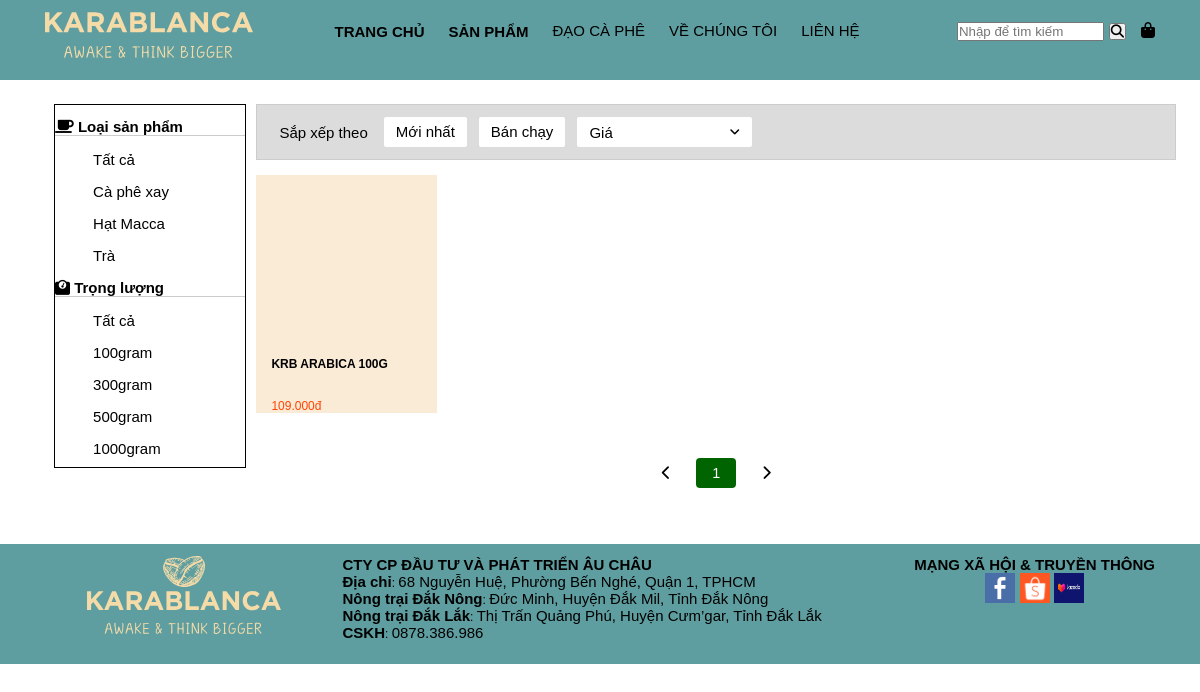
The page /Pages/ProductbyWord.php?str=ARA1 on the database its author committed.
### tables this page shows
CREATE TABLE `loaisp` (
  `maloaisp` varchar(10) NOT NULL COMMENT 'mã loại sản phẩm',
  `tenloaisp` text NOT NULL COMMENT 'tên loại sản phẩm'
);

CREATE TABLE `sanpham` (
  `masp` varchar(10) NOT NULL COMMENT 'mã sản phẩm',
  `tensp` varchar(100) NOT NULL COMMENT 'tên sản phẩm',
  `maloaisp` varchar(10) DEFAULT NULL COMMENT 'mã loại sản phẩm',
  `khoiluong` int(10) NOT NULL COMMENT 'khối lượng',
  `gia` int(50) NOT NULL COMMENT 'giá sản phẩm',
  `mota` text NOT NULL COMMENT 'mô tả về sản phẩm',
  `anhsp` text NOT NULL COMMENT 'ảnh của sản phẩm'
);

### Pages/ProductbyWord.php (the view, shortened to what this page needs)
<!DOCTYPE html>
<html lang="en">
<head>
    <link rel="stylesheet" href="../Styles/style.css">
</head>
<header>
    <?php
    include "../HeaderandFooter/header.php" ?>
</header>
<body>
    <?php
    $link = NULL;
    taoketnoi($link); ?>
    <?php
    $sql_loaisp = "SELECT * FROM loaisp ORDER BY maloaisp ASC";
    $lenh_loaisp = mysqli_query($link, $sql_loaisp);
    ?>
    <?php
    $sql_khoiluong = "SELECT DISTINCT * FROM (SELECT khoiluong FROM sanpham) AS A ORDER BY khoiluong ASC";
    $lenh_khoiluong = mysqli_query($link, $sql_khoiluong);
    ?>
    <div class="search__container">
        <div class="grid">
            <div class="grid__row search__content">
                <div class="grid__column-2">
                    <div class="category">
                        <h5 class="category__heading">
                            <i class="fa-solid fa-mug-saucer"></i>
                            Loại
                            sản phẩm
                        </h5>
                        <ul class="category-list">
                            <li class="category-item category-item">
                                <a href="./Product.php" class="category-item__link">Tất cả</a>
                            </li>
                            <?php while ($row_loaisp = mysqli_fetch_array($lenh_loaisp)) { ?>
                                <li class="category-item">
                                    <a href="./ProductbyType.php?title=<?php echo $row_loaisp['maloaisp'] ?>" class="category-item__link"><?php echo $row_loaisp['tenloaisp'] ?></a>
                                </li>
                            <?php } ?>
                        </ul>
                        <h5 class="category__heading">
                            <i class="fa-solid fa-weight-scale"></i>
                            Trọng lượng
                        </h5>
                        <ul class="category-list">
                            <li class="category-item category-item">
                                <a href="./Product.php" class="category-item__link">Tất cả</a>
                            </li>
                            <?php while ($row_khoiluong = mysqli_fetch_array($lenh_khoiluong)) { ?>
                                <li class="category-item">
                                    <a href="./ProductbyWeight.php?title=<?php echo $row_khoiluong['khoiluong'] ?>" class="category-item__link"><?php echo $row_khoiluong['khoiluong'] ?>gram</a>
                                </li>
                            <?php } ?>
                        </ul>
                    </div>
                </div>
                <div class="grid__column-10">
                    <div class="search-filter">
                        <span class="search-filter__label">Sắp xếp theo</span>
                        <a href="./ProductbyFilter.php?filter=date DESC"><button class="search-filter__btn"> Mới nhất
                            </button> </a>
                        <a href="./ProductbyFilter.php?filter=doanhso ASC"><button class="search-filter__btn">Bán chạy
                            </button> </a>
                        <div class="select-input">
                            <span class="select-input__label">Giá
                            </span>
                            <i class="select-input__icon fa-solid fa-angle-down"></i>
                        </div>
                    </div>
                    <div class="search-result">
                        <div class="grid_row">
                            <?php
                            $sosp1trang = 10;
                            if (isset($_GET['str'])) {
                                $mid = $_GET['str'];
                                if (!str_contains($mid, "page")) {
                                    $searchby = $mid;
                                    $trang = 1;
                                }
                                $from = ($trang - 1) * $sosp1trang;
                                $sql_search = "SELECT sanpham.*,loaisp.tenloaisp FROM sanpham JOIN loaisp ON sanpham.maloaisp=loaisp.maloaisp
                                WHERE masp LIKE '%$searchby%' OR  tensp LIKE '%$searchby%' OR
                                khoiluong LIKE '%$searchby%' OR gia LIKE '%$searchby%' OR tenloaisp LIKE '%$searchby%' LIMIT $from,$sosp1trang";
                                $lenh_search = mysqli_query($link, $sql_search);
                            }
                            ?>
                            <?php
                            if (mysqli_num_rows($lenh_search) > 0) {
                                while ($row_search = mysqli_fetch_array($lenh_search)) { ?>
                                    <a href='ProductDetail.php?title=<?php echo $row_search['masp'] ?>'>
                                        <div class="grid__column-2-4" style="width:19.6666%;">
                                            <div class="search-product-item">
                                                <div class="search-product-item__img" style="background-image:url(<?php echo $row_search['anhsp'] ?>);">
                                                </div>
                                                <h5 class="search-product-item__name"><?php echo $row_search['tensp'] ?>
                                                    <?php echo $row_search['khoiluong'] ?>G</h5>
                                                <div class="search-product-item__price">
                                                    <span class="search-product-item__newwprice"><?php echo number_format($row_search['gia'], 0, '', '.') ?>đ</span>
                                                </div>
                                            </div>
                                        </div>
                                    </a>
                                <?php } ?>
                                <?php
                                $sql_trang = "SELECT sanpham.*,loaisp.tenloaisp FROM sanpham JOIN loaisp ON sanpham.maloaisp=loaisp.maloaisp
                                WHERE masp LIKE '%$searchby%' OR  tensp LIKE '%$searchby%' OR
                                khoiluong LIKE '%$searchby%' OR gia LIKE '%$searchby%' OR tenloaisp LIKE '%$searchby%'";
                                $dssp = mysqli_query($link, $sql_trang);
                                $tongsosp = mysqli_num_rows($dssp);
                                $sotrang = ceil($tongsosp / $sosp1trang);
                                ?>
                                <ul class="pagination search-product__pagination">
                                    <li class="pagination-item">
                                        <a href="" class="pagination-item__link">
                                            <i class="pagination-item__icon fa-solid fa-chevron-left"></i>
                                        </a>
                                    </li>
                                    <?php for ($t = 1; $t <= $sotrang; $t++) { ?>
                                        <li class="pagination-item pagination-item--active">
                                            <a href="ProductbyWord.php?str=<?php echo "$searchby" ?>page<?php echo "$t" ?>"
                                            class="pagination-item__link"><?php echo "$t" ?></a>
                                        <?php } ?>
                                        <li class="pagination-item">
                                            <a href="" class="pagination-item__link">
                                                <i class="pagination-item__icon fa-solid fa-chevron-right"></i>
                                            </a>
                                        </li>
                                </ul>
                            <?php } else {
                                echo "Không tìm thấy sản phẩm bạn cần";
                            } ?>
                        </div>
                    </div>
                </div>
            </div>
        </div>
    </div>
</body>
<footer>
    <?php include "../HeaderandFooter/footer.php" ?>
</footer>
</html>

### Styles/style.css (style rules this page uses)
* { margin:0; padding:0; box-sizing: border-box; font-family: Arial, Helvetica, sans-serif; }
li { list-style: none; }
a { text-decoration: none; color: black; }
header { display:float; padding:12px 50px; height: 80px; align-items: center; background-color:cadetblue; }
footer { display:float; justify-content:space-between; padding:12px 50px; height: 120px; align-items: top; width: 2400px; max-width: 100%; background-color:cadetblue; }
.pagination { display: flex; align-items: center; justify-content: center; list-style: none; }
.pagination-item { margin:0px 5px 0px 5px; }
.pagination-item__link { display: block; text-decoration: none; font-size:1.2vw; color:black; min-width: 40px; height:30px; line-height: 30px; text-align: center; border-radius: 4px; }
.pagination-item--active .pagination-item__link { background-color: darkgreen; color: white; }
body { display: float; }
.grid { width:100% ; max-width: 100%; margin: 0 auto; }
.grid__row { display: flex; flex-wrap:wrap; margin-left: -5px; margin-right: -5px; }
.grid__column-2 { padding-left: 5px; padding-right: 5px; width:20%; }
.grid__column-10 { padding-left: 5px; padding-right: 5px; width:80%; }
.grid__column-2-4 { margin-top: 5px; margin-bottom: 5px; padding-left: 5px; padding-right: 5px; background-color: antiquewhite; display:inline-flex; }
.search-result { margin-top:10px; }
.search__container { margin-top: 0px; background-color:white; }
.search__content { padding:24px; }
.category { padding-top:8px; border:1px solid black; margin-left:30px; }
.category__heading { padding-top: 5px; padding-bottom: px; border-bottom: 1px solid #ccc; font-size: 1.25vw; }
.category-list { padding-bottom: 10px; font-size: 1.25vw; }
.category-item { padding-left: 20%; padding-top: 15px; }
.category-item__link { position: relative; display:block; right:0px; transition: right linear 0.1s; }
.search-filter__label { font-size: 1.25vw; margin-right: 16px; }
.search-filter { display: flex; align-items: center; padding: 12px 22px 12px 22px; background-color:gainsboro; border:1px solid #ccc; flex-wrap: wrap; }
.search-filter__btn { min-width:60px; height:30px; text-decoration: none; border: none; border-radius: 2px; font-size:1.25vw; padding:0 12px; outline:none; cursor:pointer; color:black ; background-color: white; display: inline-flex; align-items: center; justify-content: center; line-height:1.6vw; margin-right: 12px; }
.select-input { position:relative; min-width: 20%; max-width: 19.666%; height: 30px; padding: 0 12px; border-radius: 2px; background-color: white; display:flex; align-items:center; justify-content:space-between; flex-wrap: wrap; }
.select-input__label { font-size: 1.25vw; }
.select-input__icon { font-size: 1vw; }
.search-product-item { width:100%; }
.search-product-item__name { font-size: 1vw; margin:10px; line-height:1.4vw; height:2.8vw; font-weight: 600; overflow:hidden; display:block; display:-webkit-box; -webkit-box-orient: vertical; -webkit-line-clamp:2; }
.search-product-item__img { padding-top:100%; background-position: center center; background-size: cover; }
.search-product-item__price { display: flex; align-items: baseline; flex-wrap:wrap; }
.search-product-item__newwprice { font-size: 1vw; color:orangered; margin-left: 10px; }
.search-product__pagination { margin-top: 40px; margin-bottom: 32px; flex-wrap: wrap; }

### rows shown on the page
loaisp: tenloaisp "Cà phê xay"
loaisp: tenloaisp "Hạt Macca"
loaisp: tenloaisp "Trà"
sanpham: tensp "KRB ARABICA", khoiluong "100", gia "109.000"

### other values the page prints
$row_khoiluong['khoiluong'] "100"
$row_khoiluong['khoiluong'] "300"
$row_khoiluong['khoiluong'] "500"
$row_khoiluong['khoiluong'] "1000"
